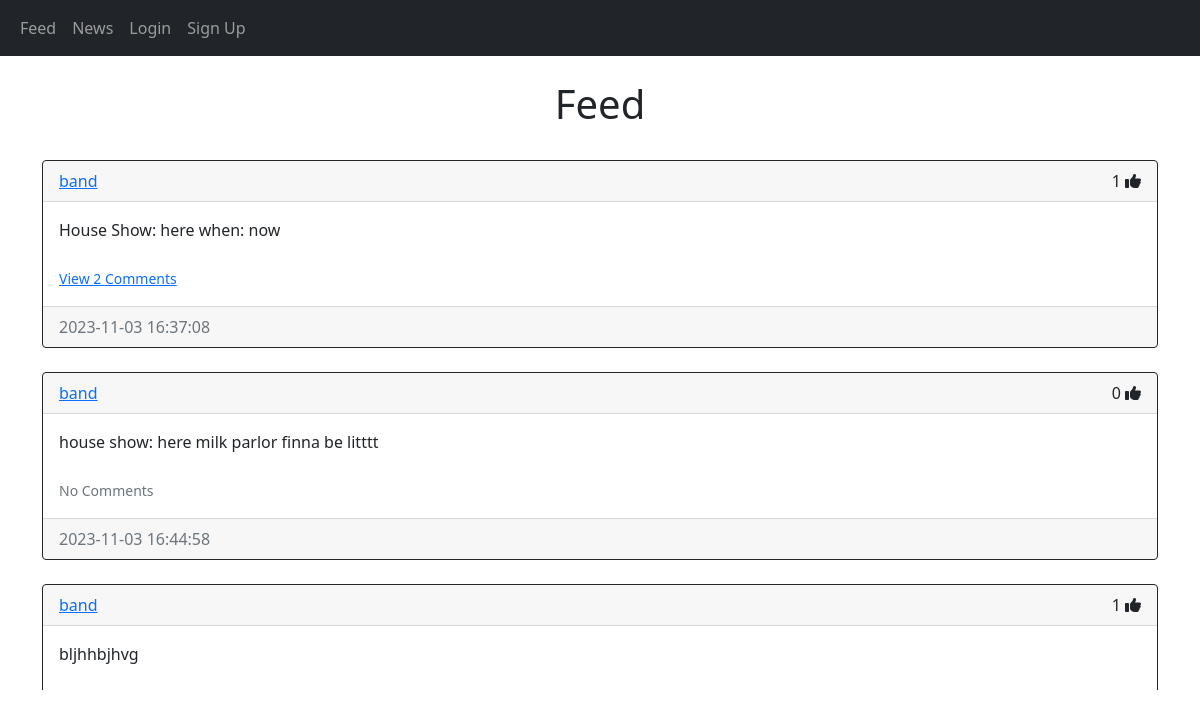
The app's page /feed with its own data.
### website/models.py (models this page shows)
class Post(db.Model):
    id = db.Column(db.Integer, primary_key=True)
    text = db.Column(db.Text, nullable=False)
    date_created = db.Column(db.DateTime(timezone=False), default=func.now())
    author = db.Column(db.Integer, db.ForeignKey('user.id', ondelete="CASCADE"), nullable=False)
    comments = db.relationship('Comment', backref='post', passive_deletes=True)
    likes = db.relationship('Like', backref='post', passive_deletes=True)

class User(db.Model, UserMixin):
    id = db.Column(db.Integer, primary_key=True)
    email = db.Column(db.String(150), unique=True)
    username = db.Column(db.String(150), unique=True)
    password = db.Column(db.String(150))
    date_created = db.Column(db.DateTime(timezone=True), default=func.now())
    posts = db.relationship('Post', backref='user', passive_deletes=True)
    comments = db.relationship('Comment', backref='user', passive_deletes=True)
    likes = db.relationship('Like', backref='user', passive_deletes=True)

### website/views.py (the view)
@views.route("/")
@views.route("/feed")
def feed():
    posts = Post.query.all()
    return render_template("feed.html", user=current_user, posts=posts)

### website/templates/feed.html
{% extends "post_div.html" %} {% block title %}Feed{% endblock %}

### website/templates/post_div.html (shortened to what this page needs)
{% extends "base.html" %} {% block title %}Feed{% endblock %}
{% block content%}
<br/>
<h1 align="center">{% block header %}Feed{% endblock %}</h1>
<br/>
<div id="posts">
    {% for post in posts %}
        <div class="card border-dark">
            <div class="card-header d-flex justify-content-between align-items-center">
                <a href="/posts/{{post.user.username}}">{{post.user.username}}</a>
                {% if user.is_authenticated %}
                <div>
                    {{ post.likes|length }}
                    {% if user.id in post.likes|map(attribute="author")|list %}
                    <a href="like-post/{{post.id}}"><i class="fa-solid fa-thumbs-up"></i></a>
                    {% else %}
                    <a href="like-post/{{post.id}}"><i class="fa-regular fa-thumbs-up"></i></a>
                    {% endif %}
                    {% if user.id == post.author %}
                    <div class="btn-group">
                        <button type="button" class="btn btn-sm btn-primary dropdown-toggle" data-bs-toggle="dropdown">
                        </button>
                        <ul class="dropdown-menu">
                            <li><a href="/delete-post/{{post.id}}" class="dropdown-item">Delete</a></li>
                        </ul>
                    </div>
                    {% endif %}
                </div>
                {% else %}
                <div>
                    {{ post.likes|length }}
                    <i class="fa-solid fa-thumbs-up"></i>
                </div>
                {% endif %}
            </div>
            <div class="card-body">
                <div class="card-text">{{post.text}}</div>
                <br />
                <p class="card-text">
                    {% if post.comments|length > 0 %}
                    <a data-bs-toggle="collapse" href="#comments-{{post.id}}" role="button">
                        <small>View {{post.comments|length}} Comments</small>
                    </a>
                    {% else %}
                    <small class="text-muted">No Comments</small>
                    {% endif %}
                </p>
            </div>
            <div class="card-footer text-muted">
                {{post.date_created}}
            </div>
        </div>
    <br />
    {% endfor %}
</div>
{% endblock %}

### website/templates/post_div.html (style rules this page uses)
#posts { height: 530px; overflow:auto }

### records on screen
Post: user.username "band", likes|length "1", text "House Show: here when: now", comments|length "2", date_created "2023-11-03 16:37:08"
Post: user.username "band", likes|length "0", text "house show: here milk parlor finna be litttt", shows "No Comments", date_created "2023-11-03 16:44:58"
Post: user.username "band", likes|length "1", text "bljhhbjhvg"
